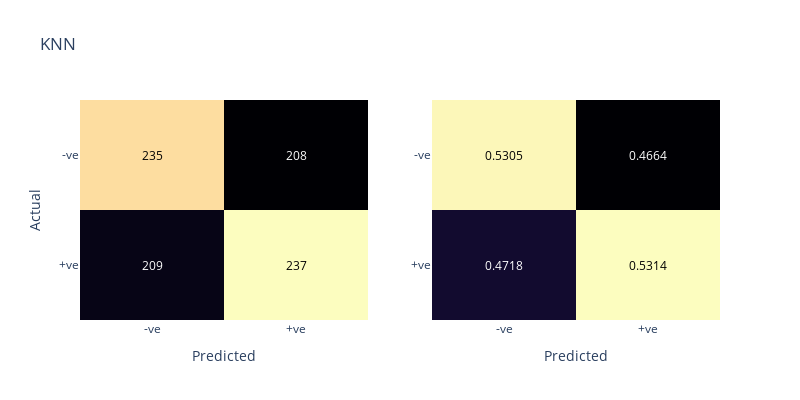

The notebook cell saved with this chart:
### Code cell
fig = utils.plot_confusion_matrix(conf_mx=conf_mx_knn, title="KNN"); fig.show()

### Figure 1 — Plotly figure (JSON) as saved in the notebook; plotly's stock layout.template omitted (floating-point values rounded to 4 significant figures)
{"data": [{"colorscale": [[0, "#000004"], [0.1111, "#180f3d"], [0.2222, "#440f76"], [0.3333, "#721f81"], [0.4444, "#9e2f7f"], [0.5556, "#cd4071"], [0.6667, "#f1605d"], [0.7778, "#fd9668"], [0.8889, "#feca8d"], [1, "#fcfdbf"]], "reversescale": false, "showscale": false, "type": "heatmap", "x": ["-ve", "+ve"], "xaxis": "x", "y": ["+ve", "-ve"], "yaxis": "y", "z": [[209, 237], [235, 208]]}, {"colorscale": [[0, "#000004"], [0.1111, "#180f3d"], [0.2222, "#440f76"], [0.3333, "#721f81"], [0.4444, "#9e2f7f"], [0.5556, "#cd4071"], [0.6667, "#f1605d"], [0.7778, "#fd9668"], [0.8889, "#feca8d"], [1, "#fcfdbf"]], "reversescale": false, "showscale": false, "type": "heatmap", "x": ["-ve", "+ve"], "xaxis": "x2", "y": ["+ve", "-ve"], "yaxis": "y2", "z": [[0.4718, 0.5314], [0.5305, 0.4664]]}], "layout": {"annotations": [{"font": {"color": "#FFFFFF"}, "showarrow": false, "text": "209", "x": "-ve", "xref": "x", "y": "+ve", "yref": "y"}, {"font": {"color": "#000000"}, "showarrow": false, "text": "237", "x": "+ve", "xref": "x", "y": "+ve", "yref": "y"}, {"font": {"color": "#000000"}, "showarrow": false, "text": "235", "x": "-ve", "xref": "x", "y": "-ve", "yref": "y"}, {"font": {"color": "#FFFFFF"}, "showarrow": false, "text": "208", "x": "+ve", "xref": "x", "y": "-ve", "yref": "y"}, {"font": {"color": "#FFFFFF"}, "showarrow": false, "text": "0.4718", "x": "-ve", "xref": "x2", "y": "+ve", "yref": "y2"}, {"font": {"color": "#000000"}, "showarrow": false, "text": "0.5314", "x": "+ve", "xref": "x2", "y": "+ve", "yref": "y2"}, {"font": {"color": "#000000"}, "showarrow": false, "text": "0.5305", "x": "-ve", "xref": "x2", "y": "-ve", "yref": "y2"}, {"font": {"color": "#FFFFFF"}, "showarrow": false, "text": "0.4664", "x": "+ve", "xref": "x2", "y": "-ve", "yref": "y2"}], "height": 400, "title": {"text": "KNN"}, "width": 800, "xaxis": {"anchor": "y", "autorange": true, "domain": [0, 0.45], "range": [-0.5, 1.5], "title": {"text": "Predicted"}, "type": "category"}, "xaxis2": {"anchor": "y2", "autorange": true, "domain": [0.55, 1], "range": [-0.5, 1.5], "title": {"text": "Predicted"}, "type": "category"}, "yaxis": {"anchor": "x", "autorange": true, "domain": [0, 1], "range": [-0.5, 1.5], "title": {"text": "Actual"}, "type": "category"}, "yaxis2": {"anchor": "x2", "autorange": true, "domain": [0, 1], "range": [-0.5, 1.5], "type": "category"}}}
